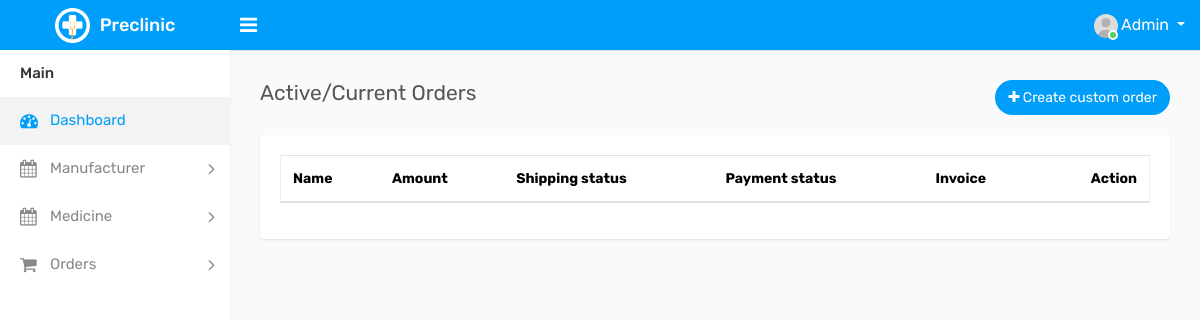
The page /order/active-order/ on the database as committed earlier.
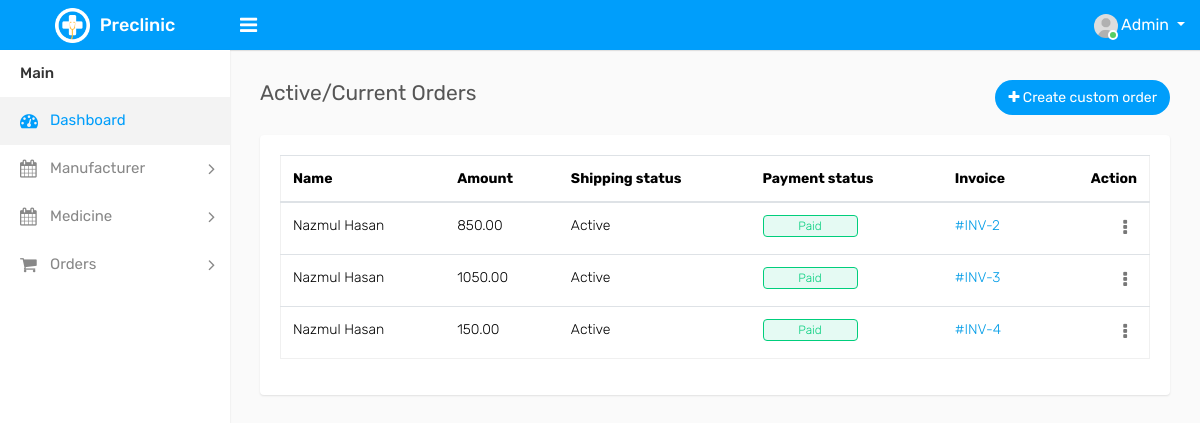
The same page on the database as committed later.
### core/models.py (models this page shows, shortened)
class Order(models.Model):
    delivery_status = (
        ('delivered', 'Delivered'),
        ('cancelled', 'Cancelled'),
        ('active', 'Active')
    )
    customer = models.ForeignKey(User, on_delete=models.CASCADE)
    items = models.ManyToManyField(Medicine)
    order_date = models.DateField(auto_now_add=True)
    total_amount = models.DecimalField(max_digits=10, decimal_places=2)
    status = models.CharField(max_length=20, choices=delivery_status)
    isPaid = models.BooleanField(default=False)
    invoice_serial = models.CharField(max_length=50, blank=True, null=True)

### core/views.py (the view)
# urls.py: re_path(r'^order/active-order/$', views.active_orders, name="active_orders"),
def active_orders(request):
    active_order = Order.objects.filter(status="active")
    context = {
        'active_orders': active_order,
    }
    return render(request, 'orders/active-orders.html', context)

### core/templates/orders/active-orders.html (shortened to what this page needs)
{% extends 'index.html' %}
{% load static %}
{% block main_content %}
<div class="row">
                    <div class="col-sm-4 col-3">
                        <h4 class="page-title">Active/Current Orders</h4>
                    </div>
                    <div class="col-sm-8 col-9 text-right m-b-20">
                        <a href="/medicine/add-new-medicine" class="btn btn btn-primary btn-rounded float-right"><i class="fa fa-plus"></i> Create custom order</a>
                    </div>
                </div>
                <div class="row">
                    <div class="col-sm-12">
                        <div class="card-box">
                            <div class="card-block">
								<div class="table-responsive">
									<table class="datatable table table-stripped ">
                                    <thead>
                                        <tr>
                                            <th>Name</th>
                                            <th>Amount</th>
                                            <th>Shipping status</th>
                                            <th>Payment status</th>
                                            <th>Invoice</th>
                                            <th class="text-right">Action</th>
                                        </tr>
                                    </thead>
                                    <tbody>
                                    {% if active_orders %}
                                        {% for order in active_orders %}
                                            <tr>
                                                <td>{{order.customer.first_name}} {{order.customer.last_name}}</td>
                                                <td>{{order.total_amount}}</td>
                                                <td>{{order.status|capfirst}}</td>
                                                <td>{% if order.isPaid %}<span class="custom-badge status-green">Paid</span> {% else %} <span class="custom-badge status-red">Unpaid</span> {% endif %}</td>
                                                <td>
                                                    <a href="{% url 'invoice' pk=order.pk %}">#INV-{{order.pk}}</a>
                                                </td>
                                                <td class="text-right">
                                                    <div class="dropdown dropdown-action">
                                                        <a href="#" class="action-icon dropdown-toggle" data-toggle="dropdown" aria-expanded="false"><i class="fa fa-ellipsis-v"></i></a>
                                                    </div>
                                                </td>
                                            </tr>
                                        {% endfor %}
                                    {% endif %}
                                    </tbody>
                                </table>
								</div>
                            </div>
                        </div>
                    </div>
                </div>
{% endblock %}

### core/templates/index.html (shortened to what this page needs)
{% load static %}
<!DOCTYPE html>
<html lang="en">
<head>
    <link rel="stylesheet" type="text/css" href="{% static 'assets/css/bootstrap.min.css' %}">
    <link rel="stylesheet" type="text/css" href="{% static 'assets/css/font-awesome.min.css' %}">
     <link rel="stylesheet" type="text/css" href="{% static 'assets/css/dataTables.bootstrap4.min.css' %}">
    <link rel="stylesheet" type="text/css" href="{% static 'assets/css/style.css' %}">
    <link rel="stylesheet" type="text/css" href="{% static 'assets/css/select2.min.css' %}">
    <link rel="stylesheet" type="text/css" href="{% static 'assets/css/bootstrap-datetimepicker.min.css' %}">
</head>
<body>
    <div class="main-wrapper">
        <div class="header">
			<div class="header-left">
				<a href="/" class="logo">
					<img src="{% static 'assets/img/logo.png' %}" width="35" height="35" alt=""> <span>Preclinic</span>
				</a>
			</div>
			<a id="toggle_btn" href="javascript:void(0);"><i class="fa fa-bars"></i></a>
            <ul class="nav user-menu float-right">
                <li class="nav-item dropdown has-arrow">
                    <a href="#" class="dropdown-toggle nav-link user-link" data-toggle="dropdown">
                        <span class="user-img">
							<img class="rounded-circle" src="{% static 'assets/img/user.jpg' %}" width="24" alt="Admin">
							<span class="status online"></span>
						</span>
						<span>Admin</span>
                    </a>
                </li>
            </ul>
        </div>
        <div class="sidebar" id="sidebar">
            <div class="sidebar-inner slimscroll">
                <div id="sidebar-menu" class="sidebar-menu">
                    <ul>
                        <li class="menu-title">Main</li>
                        <li class="active">
                            <a href="/"><i class="fa fa-dashboard"></i> <span>Dashboard</span></a>
                        </li>
                        <li class="submenu">
							<a href="#"><i class="fa fa-calendar"></i> <span> Manufacturer </span> <span class="menu-arrow"></span></a>
						</li>
                        <li class="submenu">
							<a href="#"><i class="fa fa-calendar"></i> <span> Medicine </span> <span class="menu-arrow"></span></a>
						</li>
                        <li class="submenu">
							<a href="#"><i class="fa fa-shopping-cart"></i> <span> Orders </span> <span class="menu-arrow"></span></a>
						</li>
                    </ul>
                </div>
            </div>
        </div>
        <div class="page-wrapper">
            <div class="content">
				{% block main_content %}
				{% endblock %}
            </div>
        </div>
    </div>
</body>
</html>

Rows that differ between the two databases and show on the page:
added Order: customer.first_name "Nazmul", customer.last_name "Hasan", total_amount "850.00", status "Active", isPaid "Paid", pk "2"
added Order: customer.first_name "Nazmul", customer.last_name "Hasan", total_amount "1050.00", status "Active", isPaid "Paid", pk "3"
added Order: customer.first_name "Nazmul", customer.last_name "Hasan", total_amount "150.00", status "Active", isPaid "Paid", pk "4"
